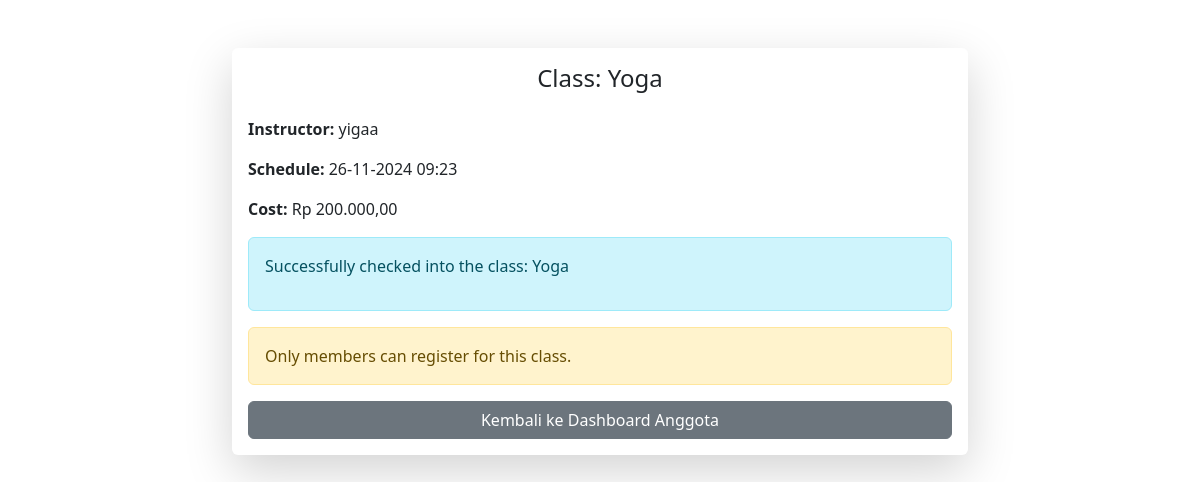
Screenshot of /anggota/check_in.php?kelas_id=4 (signed in) with the database file from the repository.
### tables this page shows
CREATE TABLE `kelas` (
  `id` int(11) NOT NULL,
  `nama_kelas` varchar(100) NOT NULL,
  `nama_instruktur` varchar(100) NOT NULL,
  `jadwal` datetime NOT NULL,
  `peserta` int(11) NOT NULL DEFAULT 0,
  `biaya` decimal(10,2) NOT NULL
);

### anggota/check_in.php (the view, shortened to what this page needs)
<?php
require_once('../config/koneksi.php');
$username = $_SESSION['username'];
$sql_user = "SELECT role FROM users WHERE username = ?";
$stmt = $conn->prepare($sql_user);
$stmt->bind_param("s", $username);
$stmt->execute();
$result_user = $stmt->get_result();
if ($result_user->num_rows > 0) {
    $user = $result_user->fetch_assoc();
    $user_role = $user['role'];
} else {
    echo "User not found!";
    exit();
}
if (isset($_GET['kelas_id'])) {
    $kelas_id = $_GET['kelas_id'];
    $sql = "SELECT * FROM kelas WHERE id = ?";
    $stmt = $conn->prepare($sql);
    $stmt->bind_param("i", $kelas_id);
    $stmt->execute();
    $result = $stmt->get_result();
    if ($result->num_rows > 0) {
        $kelas = $result->fetch_assoc();
    } else {
        echo "Class not found!";
        exit();
    }
    $sql_checkin = "SELECT * FROM attendance WHERE kelas_id = ? AND username = ?";
    $stmt_checkin = $conn->prepare($sql_checkin);
    $stmt_checkin->bind_param("is", $kelas_id, $username);
    $stmt_checkin->execute();
    $result_checkin = $stmt_checkin->get_result();
    if ($result_checkin->num_rows > 0) {
        $check_in_message = "You have already checked in for this class.";
    } else {
        $sql_insert = "INSERT INTO attendance (kelas_id, username, check_in_time) VALUES (?, ?, NOW())";
        $stmt_insert = $conn->prepare($sql_insert);
        $stmt_insert->bind_param("is", $kelas_id, $username);
        if ($stmt_insert->execute()) {
            $check_in_message = "Successfully checked into the class: " . htmlspecialchars($kelas['nama_kelas']);
        } else {
            $check_in_message = "Error during check-in. Please try again.";
        }
    }
} else {
    echo "No class selected.";
    exit();
}
?>
<!DOCTYPE html>
<html lang="en">
<head>
    <link href="https://cdn.jsdelivr.net/npm/bootstrap@5.3.0-alpha1/dist/css/bootstrap.min.css" rel="stylesheet">
    <link href="https://cdn.jsdelivr.net/npm/sweetalert2@11.0.15/dist/sweetalert2.min.css" rel="stylesheet">
</head>
<body>
    <div class="container mt-5">
        <div class="row justify-content-center">
            <div class="col-md-8">
                <div class="card shadow-lg border-0">
                    <div class="card-body">
                        <h4 class="card-title text-center mb-4">Class: <?php echo htmlspecialchars($kelas['nama_kelas']); ?></h4>
                        <p class="card-text"><strong>Instructor:</strong> <?php echo htmlspecialchars($kelas['nama_instruktur']); ?></p>
                        <p class="card-text"><strong>Schedule:</strong> <?php echo date('d-m-Y H:i', strtotime($kelas['jadwal'])); ?></p>
                        <p class="card-text"><strong>Cost:</strong> Rp <?php echo number_format($kelas['biaya'], 2, ',', '.'); ?></p>
                        <div class="alert alert-info mt-3">
                            <p><?php echo isset($check_in_message) ? $check_in_message : ''; ?></p>
                        </div>
                        <?php if ($user_role === 'anggota' && !isset($check_in_message)): ?>
                            <a href="check_in.php?kelas_id=<?php echo $kelas['id']; ?>" class="btn btn-success w-100" id="checkin-button">
                                Daftar untuk Kelas Ini
                            </a>
                        <?php elseif ($user_role !== 'anggota'): ?>
                            <div class="alert alert-warning">
                                Only members can register for this class.
                            </div>
                        <?php endif; ?>
                        <div class="mt-3">
                            <a href="anggota_dashboard.php" class="btn btn-secondary w-100">
                                Kembali ke Dashboard Anggota
                            </a>
                        </div>
                    </div>
                </div>
            </div>
        </div>
    </div>
</body>
</html>

### rows the page displays
kelas: nama_kelas "Yoga", nama_instruktur "yigaa", jadwal "26-11-2024 09:23", biaya "200.000,00", nama_kelas "Successfully checked into the class: Yoga"
